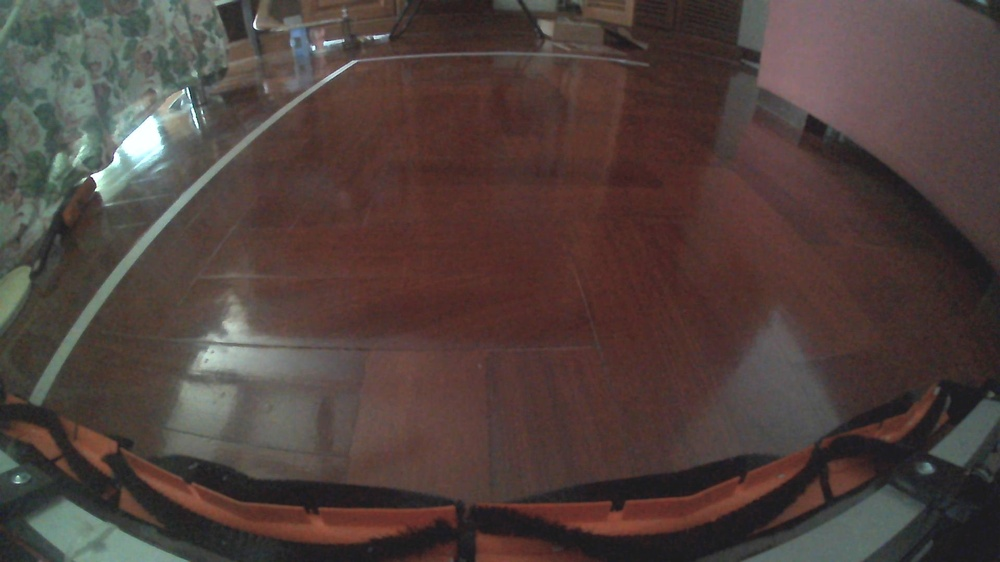
#> input picture Linux/solarBot/imgForward/front_0001.jpg, 1000 x 562 px, shrunk from 1920 x 1080 before the run; its folder holds only this picture in this run
$ python callCV.py
#> lines starting #> are read from the running program, lines starting #| are printed output that depends on the picture; after the words box and inside, x2 and y2 are one past the last pixel; in counts of white or black regions, pixels touching at a corner belong together
import glob
import os
import cv2
import numpy as np

# Folders configuration
INPUT_DIR = os.path.expanduser("~/solarBot/imgForward")
EDGES_DIR = os.path.expanduser("~/solarBot/edgesOutput")


def fit_curve_3pts(p1, p2, p3, axis="y_along_x", num_points=60):
  """Fits a 2nd-degree polynomial passing EXACTLY through p1, p2, and p3.

  - 'y_along_x' (for horizontal arcs): fits y = ax^2 + bx + c
  - 'x_along_y' (for vertical side lanes): fits x = ay^2 + by + c
  """
  x_pts = np.array([p1[0], p2[0], p3[0]], dtype=np.float64)
  y_pts = np.array([p1[1], p2[1], p3[1]], dtype=np.float64)

  if axis == "y_along_x":
    poly = np.polyfit(x_pts, y_pts, 2)
    x_vals = np.linspace(p1[0], p3[0], num_points)
    y_vals = np.polyval(poly, x_vals)
    pts = np.column_stack((x_vals, y_vals))
  else:
    poly = np.polyfit(y_pts, x_pts, 2)
    y_vals = np.linspace(p1[1], p3[1], num_points)
    x_vals = np.polyval(poly, y_vals)
    pts = np.column_stack((x_vals, y_vals))

  return pts.astype(np.int32).reshape((-1, 1, 2))


def process_to_edges():
  os.makedirs(EDGES_DIR, exist_ok=True)

  image_files = glob.glob(os.path.join(INPUT_DIR, "front_*.jpg"))
  if not image_files:
    print("No images found in imgForward folder!")
    return None

  latest_file = max(image_files, key=os.path.getmtime)
  print(f"Reading latest image: {latest_file}")

  img = cv2.imread(latest_file)
#> img is the input picture: shape (562, 1000, 3); mean B, G, R 61.2, 65, 79.8
  if img is None:
    print("Error: Could not read the image.")
    return None

  h, w = img.shape[:2]

  # 1. Grayscale & Canny Edge Detection
  gray_img = cv2.cvtColor(img, cv2.COLOR_BGR2GRAY)
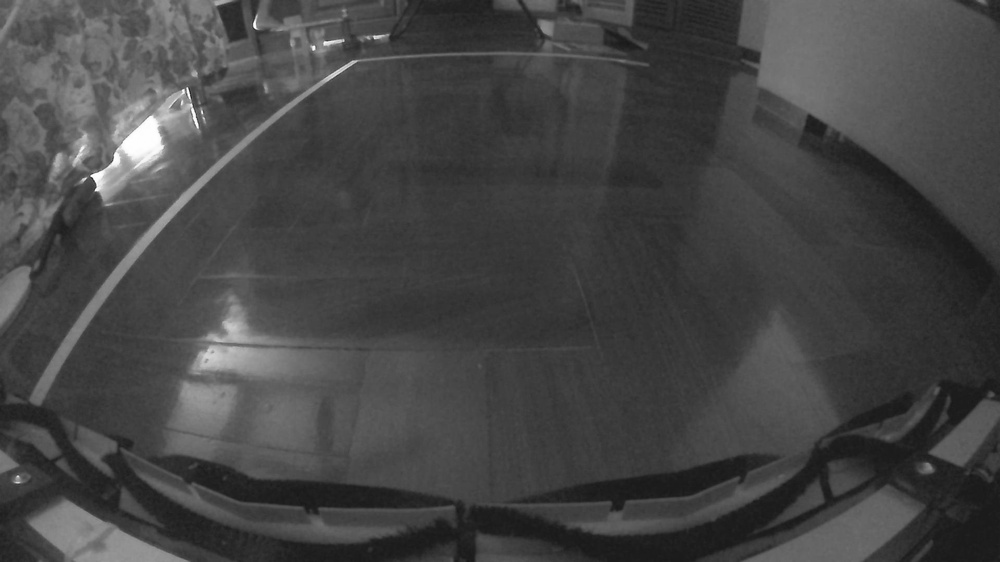
#> gray_img: shape (562, 1000); min 24, max 255, mean 69
  edges = cv2.Canny(gray_img, 100, 200)
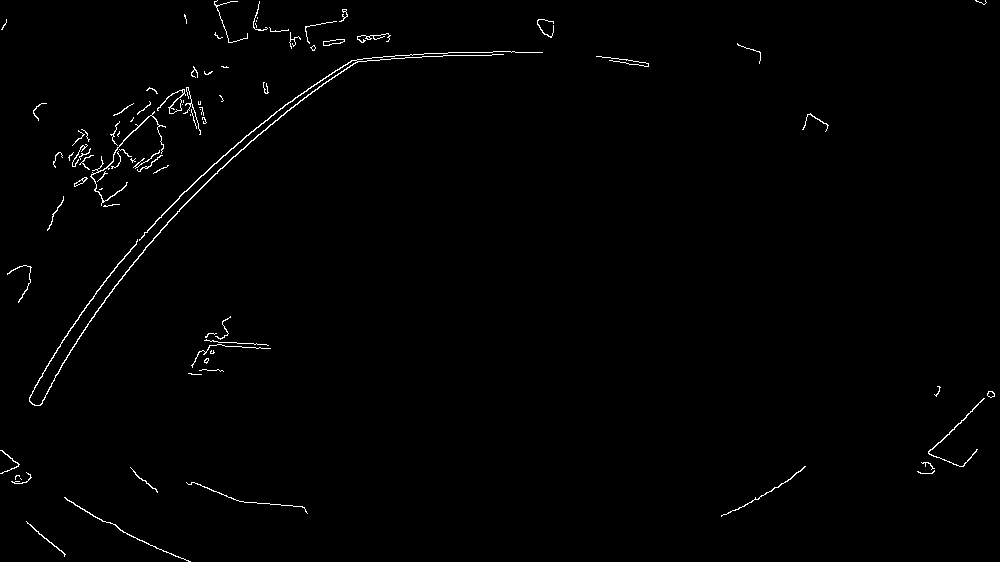
#> edges: shape (562, 1000); 0.91% white in thin lines or dots

  # ==========================================================
  # 2. CALIBRATED TAPE BOUNDARIES (1920x1080)
  # ==========================================================

  cx_ratio = 0.482

  # LEFT SIDE LANE: top point shifted slightly right (0.280 -> 0.287) to bend toward center
  left_top = (int(w * 0.287), int(h * 0.165))
  left_mid = (int(w * 0.145), int(h * 0.400))  # Kept unchanged
  left_bot = (int(w * 0.020), int(h * 0.670))  # Kept unchanged
  left_curve = fit_curve_3pts(left_top, left_mid, left_bot, axis="x_along_y")

  # RIGHT SIDE LANE: shifted in toward the center by ~9.6 px (-0.005w across all 3 points)
  right_top = (int(w * 0.660), int(h * 0.165))
  right_mid = (int(w * 0.820), int(h * 0.400))
  right_bot = (int(w * 0.940), int(h * 0.670))
  right_curve = fit_curve_3pts(
      right_top, right_mid, right_bot, axis="x_along_y"
  )

  # BOTTOM BRUSH ARC (Connected to updated right_bot)
  brush_mid = (int(w * cx_ratio), int(h * 0.880))
  brush_curve = fit_curve_3pts(left_bot, brush_mid, right_bot, axis="y_along_x")

  # CENTER REFERENCE LINE
  center_top = (int(w * cx_ratio), int(h * 0.165))
  center_mid = (int(w * cx_ratio), int(h * 0.500))
  center_bot = brush_mid
  center_line = fit_curve_3pts(
      center_top, center_mid, center_bot, axis="x_along_y"
  )

  # ==========================================================
  # 3. DRAW REINFORCEMENT LINES ON EDGES
  # ==========================================================
  LINE_THICKNESS = 6
  BRUSH_THICKNESS = 10
  CENTER_THICKNESS = 4

  cv2.polylines(
      edges, [left_curve], isClosed=False, color=255, thickness=LINE_THICKNESS
  )
  cv2.polylines(
      edges, [right_curve], isClosed=False, color=255, thickness=LINE_THICKNESS
  )
  cv2.polylines(
      edges, [brush_curve], isClosed=False, color=255, thickness=BRUSH_THICKNESS
  )
  cv2.polylines(
      edges,
      [center_line],
      isClosed=False,
      color=255,
      thickness=CENTER_THICKNESS,
  )
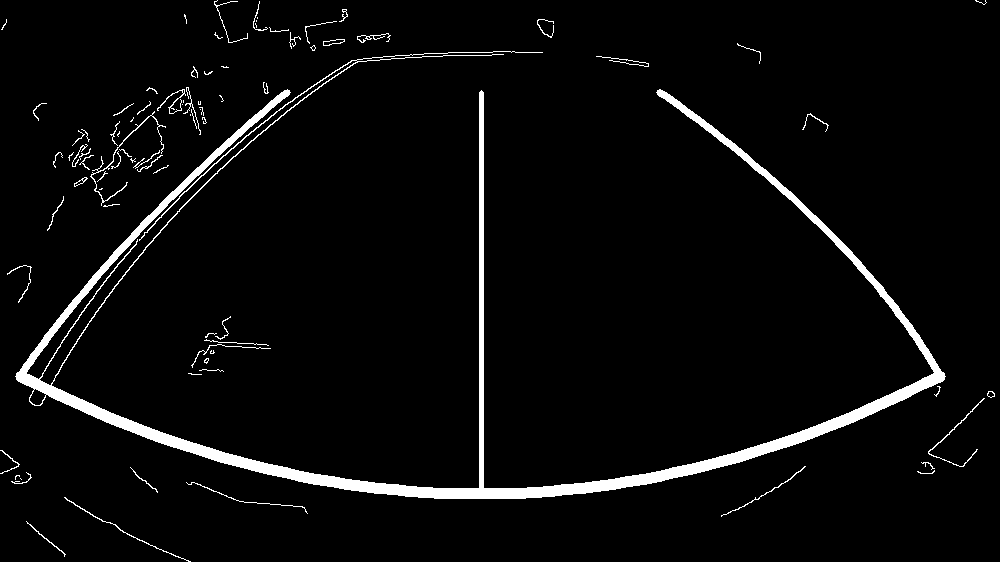
#> edges: shape (562, 1000); 4.1% white; 85 white regions (32 under 20 px), largest, box (x1, y1, x2, y2) and area: (15, 51, 946, 499) 19635, (90, 111, 166, 206) 302, (928, 398, 985, 467) 182

  filename = os.path.basename(latest_file)
  output_path = os.path.join(EDGES_DIR, filename)
  cv2.imwrite(output_path, edges)

  print(f"Saved calibrated reinforced edge image to: {output_path}")
  return output_path


if __name__ == "__main__":
  process_to_edges()

$ run again, on Linux/solarBot/imgForward/front_0005.jpg
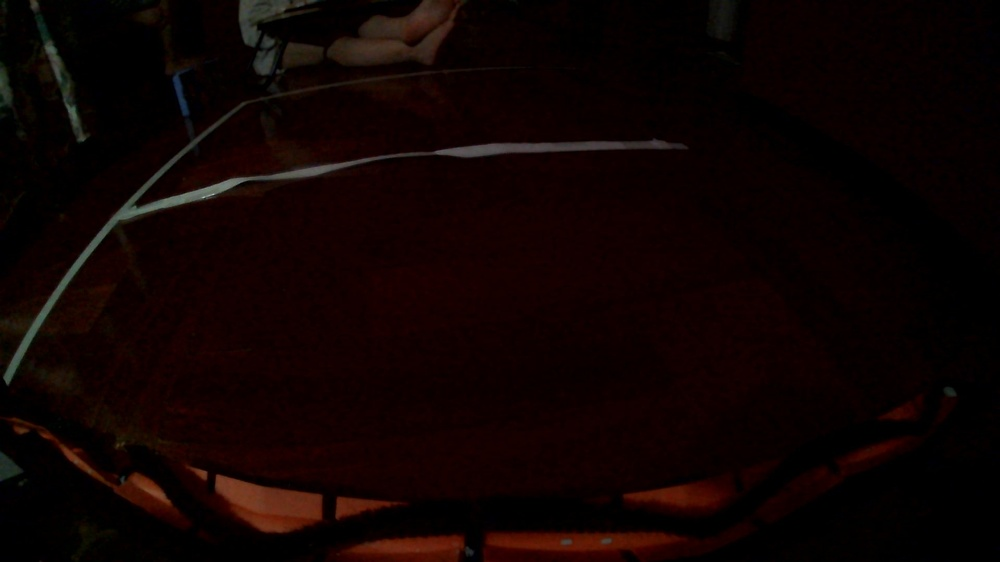
#> input picture Linux/solarBot/imgForward/front_0005.jpg, 1000 x 562 px, shrunk from 1920 x 1080 before the run
#> in process_to_edges, img is the input picture: shape (562, 1000, 3); mean B, G, R 2.4, 3.3, 14.9
#> in process_to_edges, `edges = cv2.Canny(gray_img, 100, 200)`:
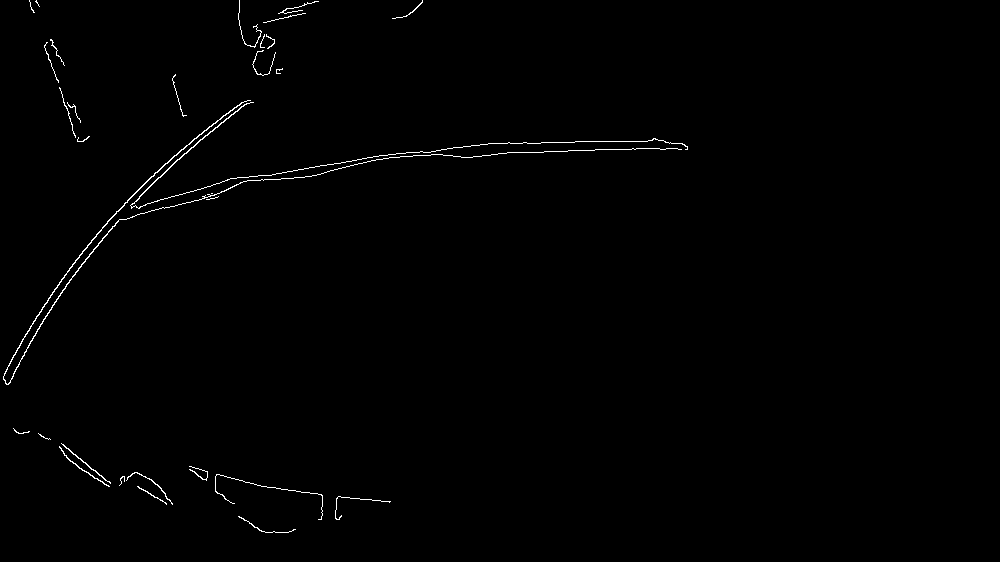
#> edges: shape (562, 1000); 0.64% white in thin lines or dots, all inside (x1, y1, x2, y2) = (3, 0, 688, 533)
#> in process_to_edges, `cv2.polylines( edges, [center_line], isClosed=False, color=255, thickn..`:
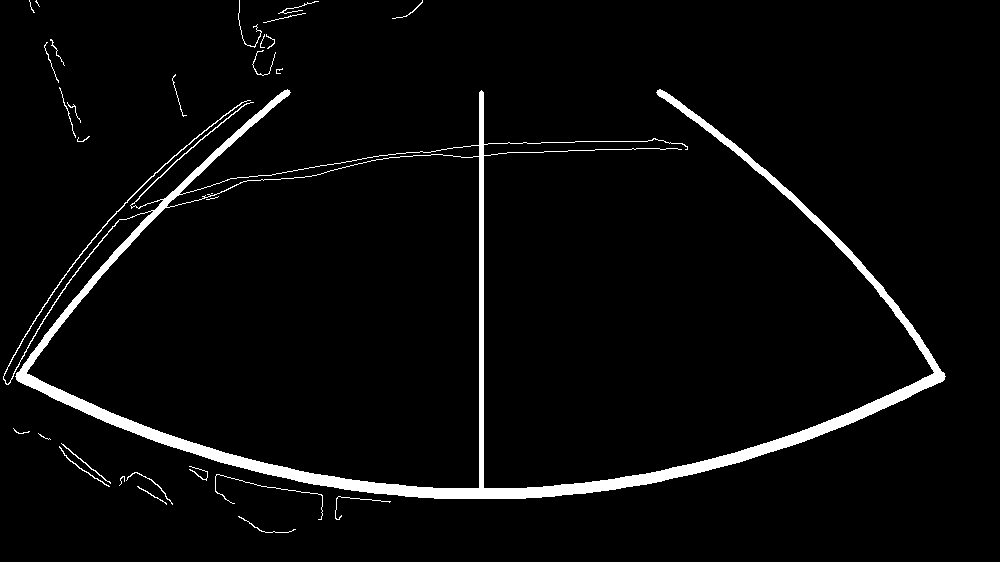
#> edges: shape (562, 1000); 3.8% white; 30 white regions (7 under 20 px), largest, box (x1, y1, x2, y2) and area: (3, 89, 946, 499) 20141, (215, 474, 323, 520) 178, (238, 0, 262, 48) 92

$ run again, on Linux/solarBot/imgForward/front_0006.jpg
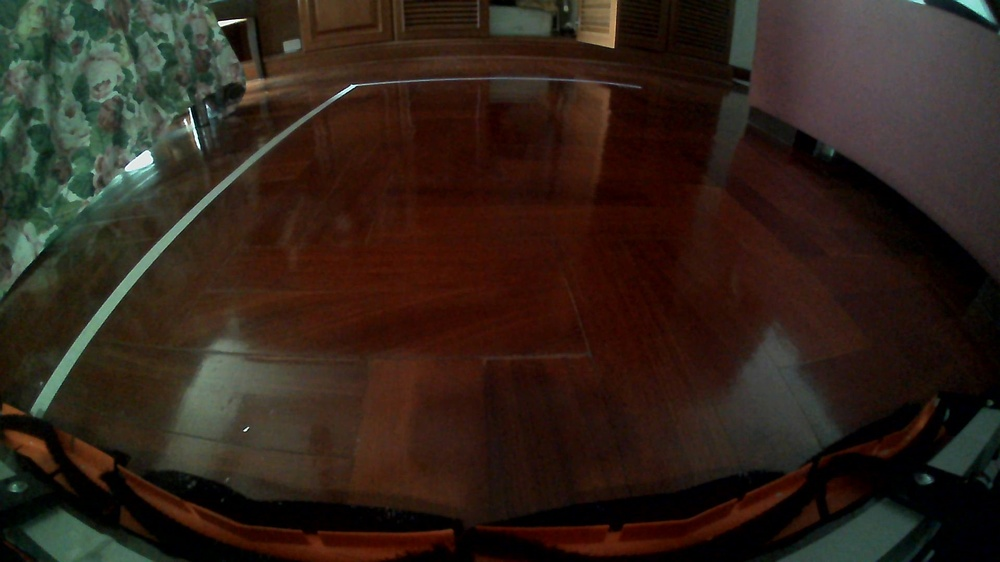
#> input picture Linux/solarBot/imgForward/front_0006.jpg, 1000 x 562 px, shrunk from 1920 x 1080 before the run
#> in process_to_edges, img is the input picture: shape (562, 1000, 3); mean B, G, R 26.6, 35.4, 49
#> in process_to_edges, `edges = cv2.Canny(gray_img, 100, 200)`:
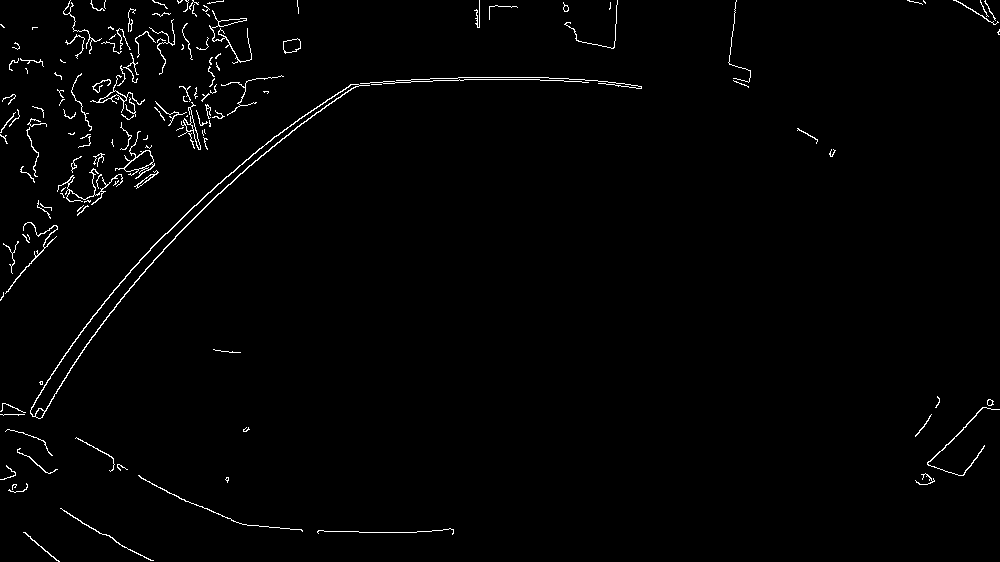
#> edges: shape (562, 1000); 1.4% white in thin lines or dots
#> in process_to_edges, `cv2.polylines( edges, [center_line], isClosed=False, color=255, thickn..`:
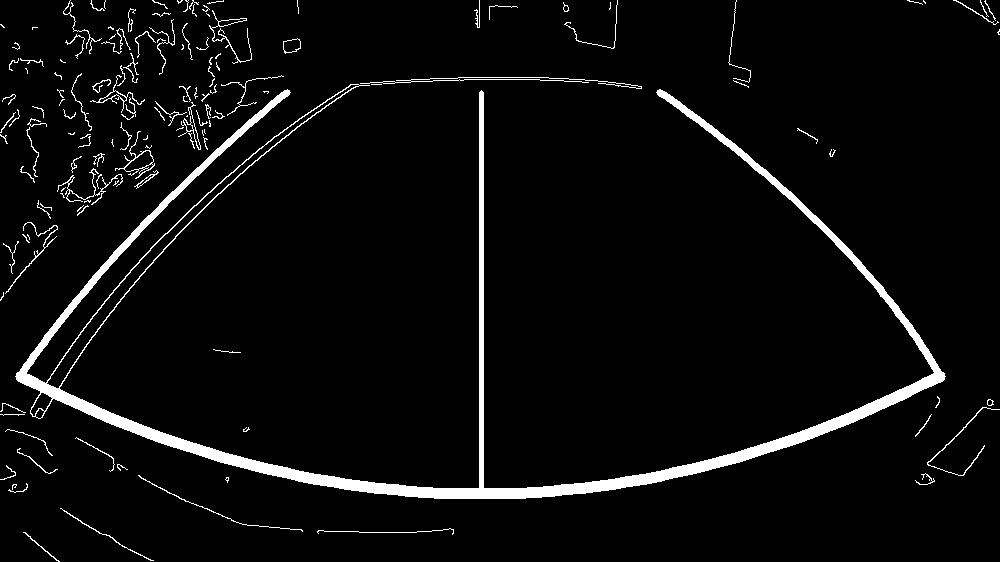
#> edges: shape (562, 1000); 4.6% white; 143 white regions (58 under 20 px), largest, box (x1, y1, x2, y2) and area: (15, 84, 946, 499) 19311, (360, 77, 642, 89) 533, (57, 168, 123, 205) 268

$ run again, on Linux/solarBot/imgForward/front_0007.jpg
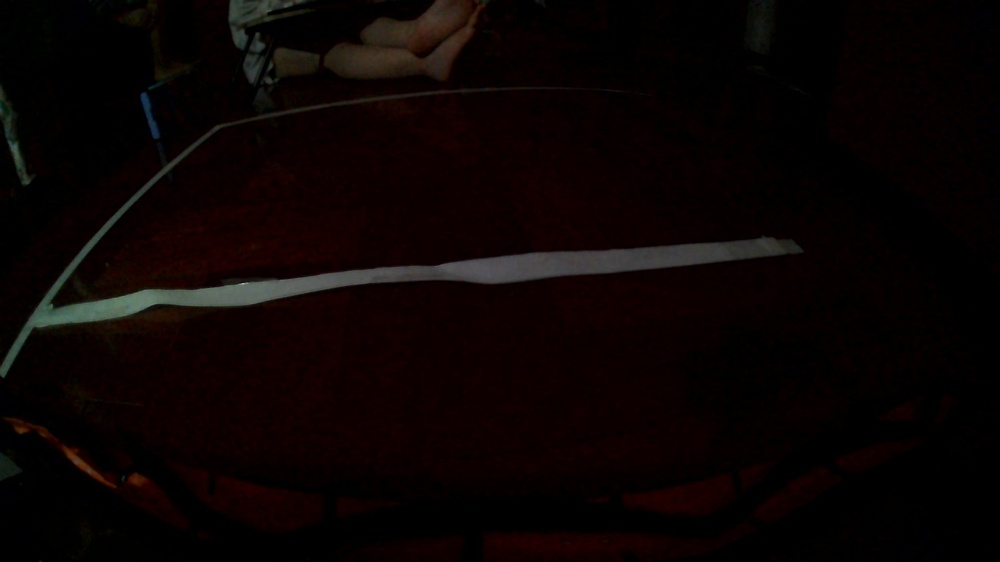
#> input picture Linux/solarBot/imgForward/front_0007.jpg, 1000 x 562 px, shrunk from 1920 x 1080 before the run
#> in process_to_edges, img is the input picture: shape (562, 1000, 3); mean B, G, R 3.3, 3.9, 10.8
#> in process_to_edges, `edges = cv2.Canny(gray_img, 100, 200)`:
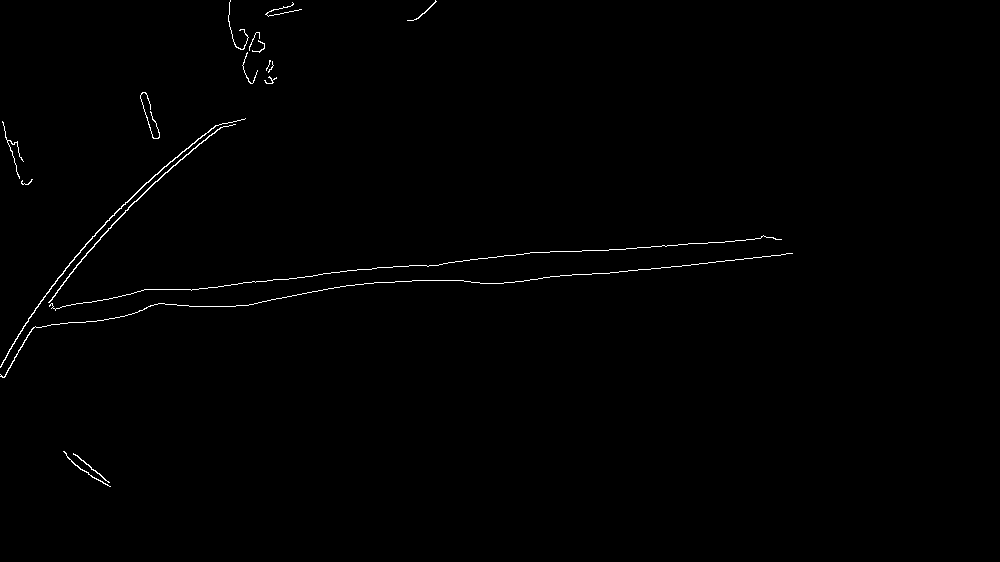
#> edges: shape (562, 1000); 0.57% white in thin lines or dots, all inside (x1, y1, x2, y2) = (0, 0, 793, 487)
#> in process_to_edges, `cv2.polylines( edges, [center_line], isClosed=False, color=255, thickn..`:
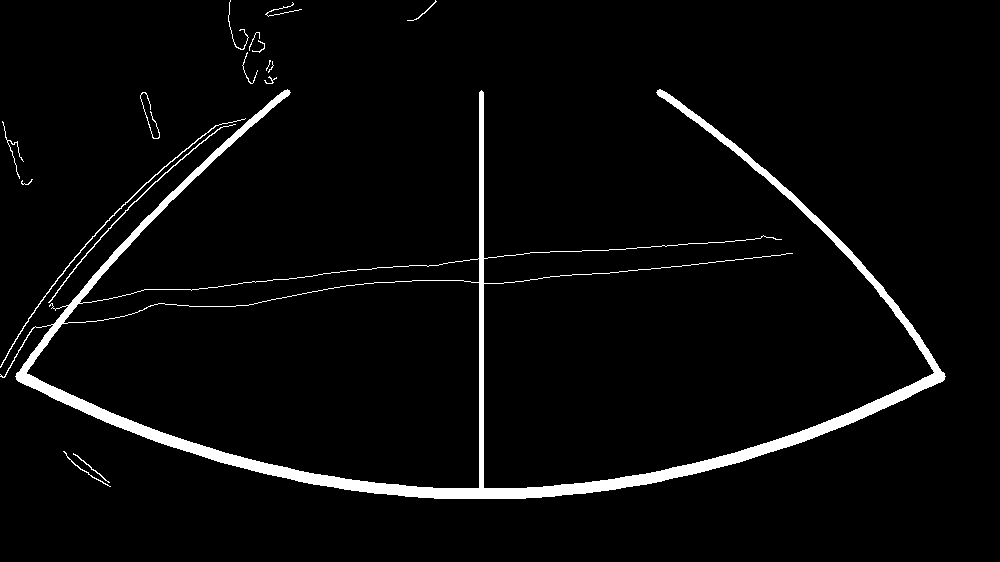
#> edges: shape (562, 1000); 3.8% white; 17 white regions (2 under 20 px), largest, box (x1, y1, x2, y2) and area: (0, 89, 946, 499) 19559, (0, 118, 246, 368) 486, (48, 124, 236, 303) 363
